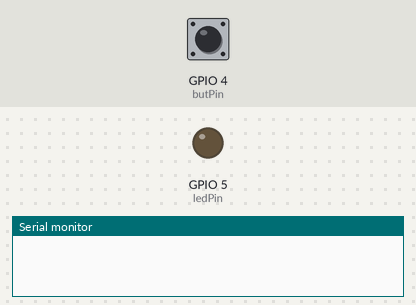
Recording of a program running on a simulated ESP32. Parts: output pins drawn as LEDs (lit = HIGH), the last lines printed to the serial monitor. The test bench sets the inputs (shaded band); at power-on: GPIO 4 (butPin) HIGH. EEPROM starts erased.

Above: at 1.2 s.
1.3 s: GPIO 4 (butPin) pulled LOW for 0.15 s
At 1.6 s:
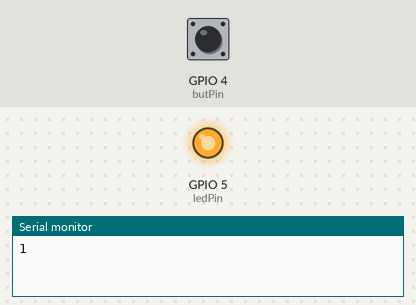
2.9 s: GPIO 4 (butPin) pulled LOW for 1 s
At 4.0 s:
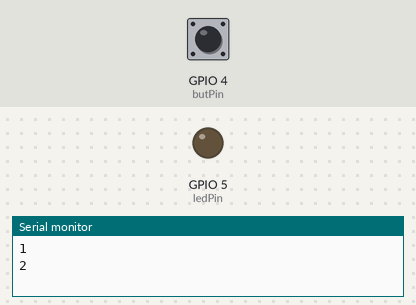
5.4 s: GPIO 4 (butPin) pulled LOW for 3.2 s
At 5.9 s:
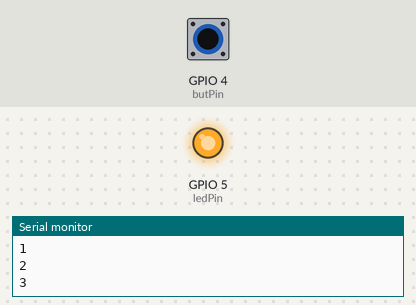
Timing chart, 0 to 8.4 s (numbered marks = the images above; inputs shaded):
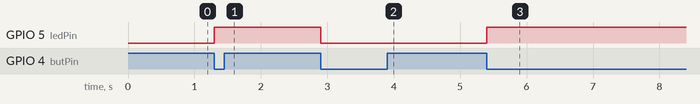

Measured:
- after the input at 1.3 s, GPIO 5 (ledPin): LOW → HIGH at once
- after the input at 2.9 s, GPIO 5 (ledPin): HIGH → LOW at once
- after the input at 5.4 s, GPIO 5 (ledPin): LOW → HIGH at once

The program:

main.cpp
```cpp
#include <Arduino.h>
#include <Preferences.h>

const int ledPin = 5;
const int butPin = 4;

bool ledState = false;
volatile bool buttonPressed = false;
unsigned long previousTime = 1000;
int count = 0;

Preferences preferences;

void IRAM_ATTR onButtonPressed() {
    buttonPressed = true;
}

void setup() {

    Serial.begin(115200);

    pinMode(ledPin, OUTPUT);

    preferences.begin("settings", false);
    ledState = preferences.getBool("state", false);
    digitalWrite(ledPin, ledState);
    count = preferences.getInt("counter", 0);

    pinMode(butPin, INPUT_PULLUP);

    attachInterrupt(butPin, onButtonPressed, FALLING);

}

void loop() {

    if (buttonPressed) {
        if (millis() - previousTime >= 50) {
            ledState = !ledState;
            digitalWrite(ledPin, ledState);
            buttonPressed = false;
            preferences.putBool("state", ledState);
            count++;
            preferences.putInt("counter", count);
            previousTime = millis();
            Serial.println(count);
        }
    }
}
 
```

MathFunctions.cpp
```cpp
#include "MathFunctions.h"

int multiply(int a, int b) {
    return a * b;
}
```

MathFunctions.h
```cpp
#ifndef MATHFUNCTIONS_H
#define MATHFUNCTIONS_H

int multiply(int a, int b);

#endif
```
